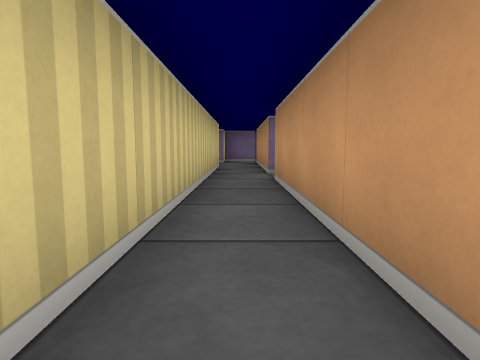
[1] (above)

18 first-person views from a walk through a cub3D level. The camera is about half as high as the walls, tilts 6° down and sees 75° across. The floor is counted in squares. Each view is taken from the middle of a square. On the plan, view 1 faces up. The plan holds only what a view shows up to about 9 squares ahead; the rest is blank.

[2]
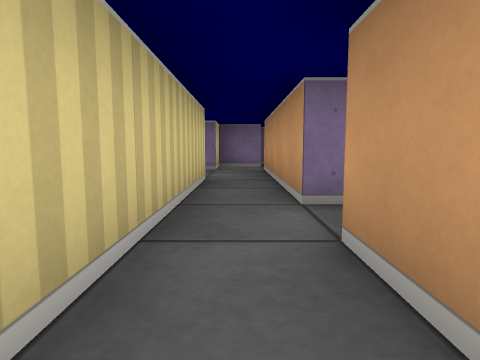

[3]
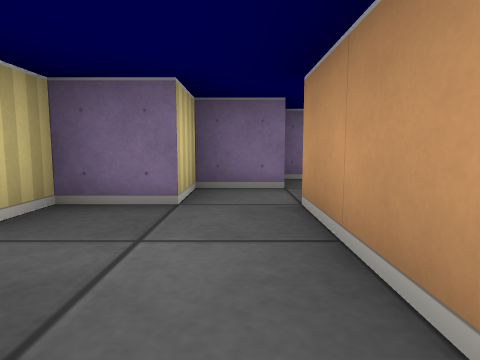

[4]
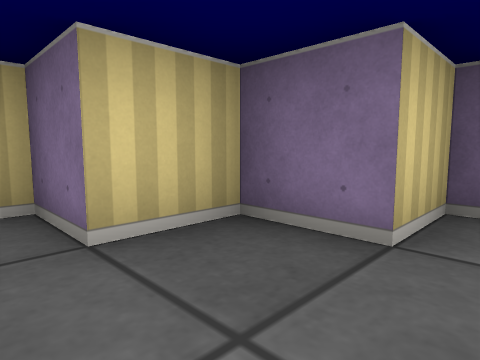

[5]
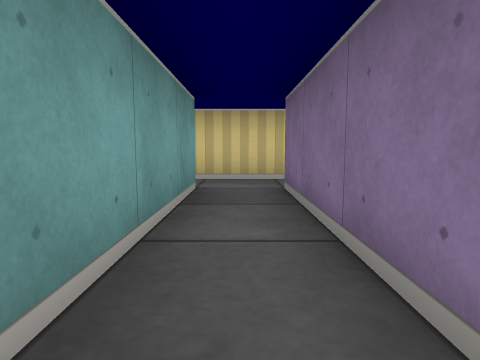

[6]
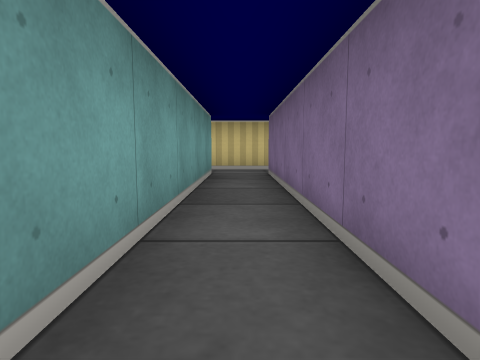

[7]
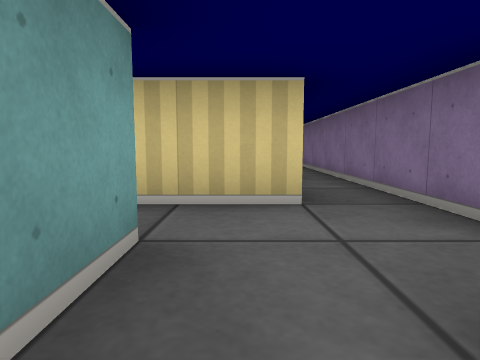

[8]
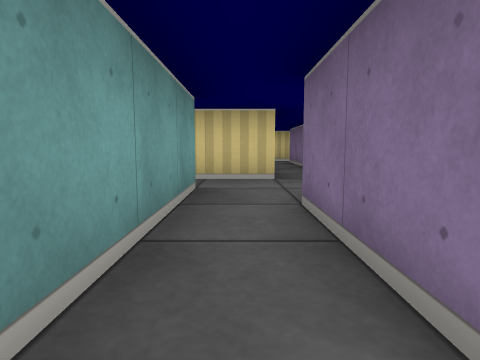

[9]
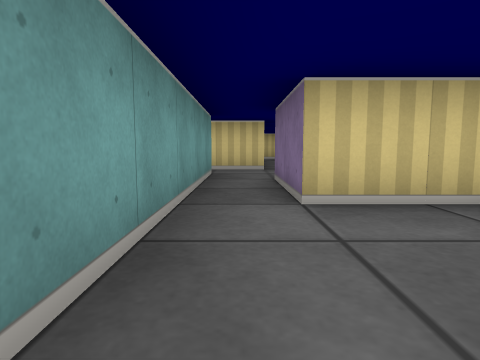

[10]
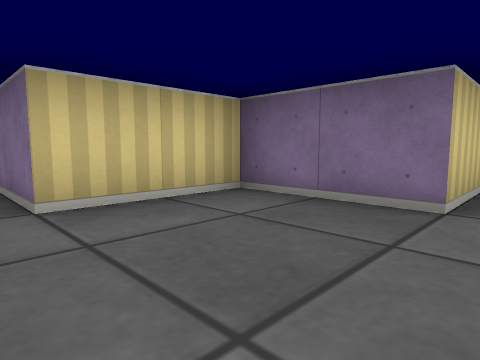

[11]
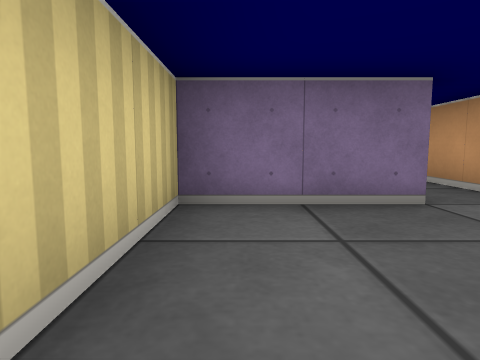

[12]
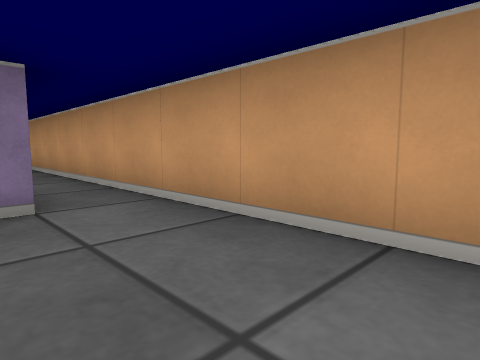

[13]
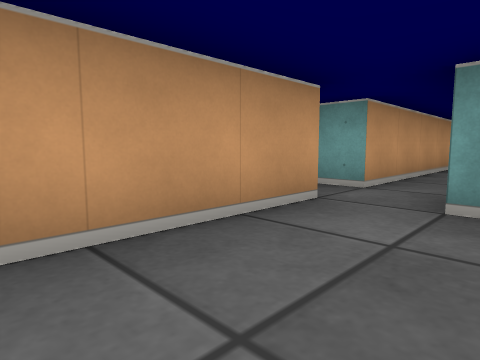

[14]
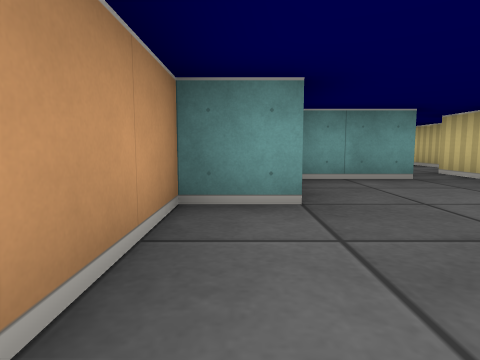

[15]
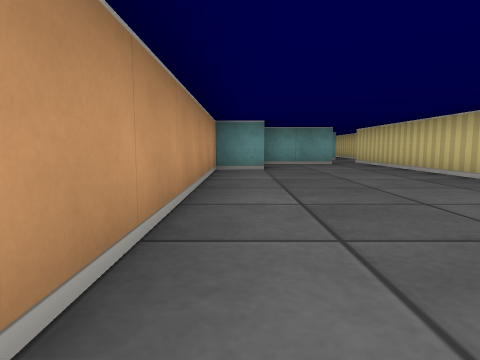

[16]
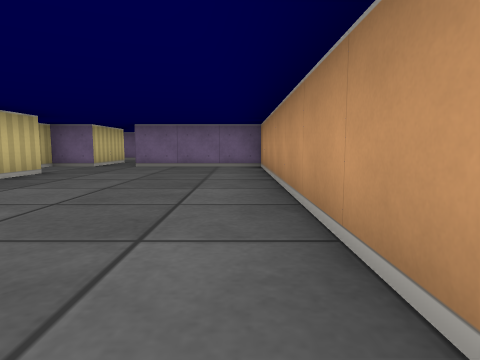

[17]
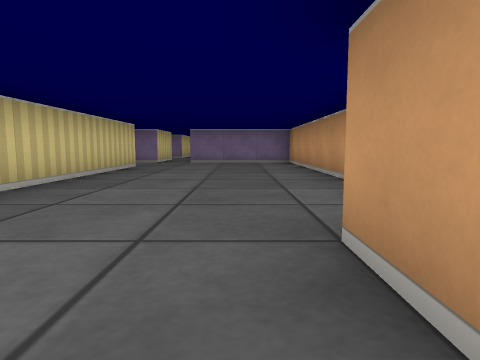

[18]
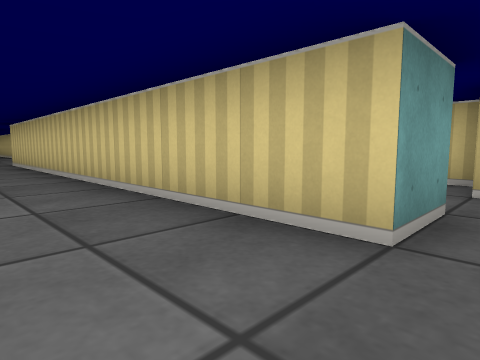

### Floor plan
Ten units are one square. View 1 is at (0, 0); x grows to the right and y downward. Boxes are objects, and circles mark ways between rooms. Rooms are numbered by the first view taken in them; rooms with no view inside come last. Other rooms are left out.
<svg viewBox="-30 -186 160 261">
<path fill="none" stroke="#000" d="M5 -5 5 -45M-5 -45 -5 -5M-5 -75 -5 -55M-5 -95 -15 -95 -15 -85 -25 -85M5 -55 5 -95M5 -45 55 -45M-5 -55 -5 -45M61 -55 5 -55M55 -45 55 -29M65 -35 95 -35M65 -65 65 -55M95 -45 75 -45M115 -79 115 -65 95 -65 95 -45M125 -34 125 -115M95 -35 115 -35M65 -145 65 -65M95 -75 95 -85 105 -85 105 -165 75 -165M74 -65 95 -65M65 -181 65 -165 55 -165 55 -160"/>
<circle cx="0" cy="-40" r="3" fill="#2a7"/>
<circle cx="0" cy="-65" r="3" fill="#2a7"/>
<circle cx="50" cy="-50" r="3" fill="#2a7"/>
<circle cx="90" cy="-40" r="3" fill="#2a7"/>
<circle cx="70" cy="-60" r="3" fill="#2a7"/>
<text x="0" y="70">1</text>
<text x="-10" y="-80">2</text>
<text x="20" y="-50">3</text>
<text x="70" y="-50">4</text>
<text x="120" y="-90">5</text>
<text x="80" y="-120">6</text>
</svg>
Room 1 opens to room 3. Room 2 opens to room 3. Room 3 opens to room 4. Room 4 opens to room 5. Room 4 opens to room 6.

Where each view was taken, in squares from view 1:
view 1: 0 up, 0 right, facing up
view 2: 3 up, 0 right, facing up
view 3: 7 up, 0 right, facing up
view 4: 8 up, 0 right, facing up-left
view 5: 5 up, 4 right, facing left
view 6: 5 up, 6 right, facing left
view 7: 4 up, 8 right, facing left
view 8: 4 up, 10 right, facing left
view 9: 4 up, 12 right, facing left
view 10: 4 up, 12 right, facing up-left
view 11: 4 up, 10 right, facing up
view 12: 4 up, 11 right, facing up-right
view 13: 6 up, 11 right, facing down-right
view 14: 11 up, 10 right, facing down
view 15: 15 up, 10 right, facing down
view 16: 9 up, 10 right, facing up
view 17: 7 up, 9 right, facing up
view 18: 15 up, 8 right, facing down-left
